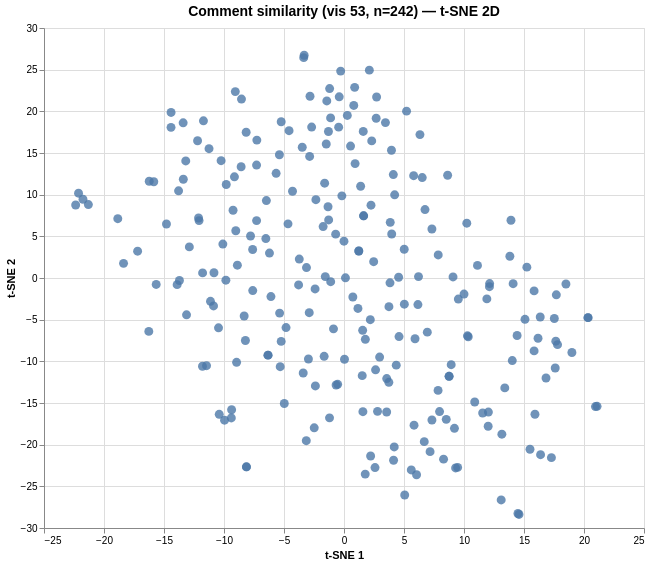

Vega-Lite specification stored for this chart:
### Vega specification from a JSON file in a GitHub repository (floating-point values rounded to 4 significant figures; data arrays with more than 128 entries replaced by an {"elided": "..."} marker saying what was removed)
{"$schema": "https://vega.github.io/schema/vega/v6.json", "data": [{"name": "param_1e9efca18e7a2868_store"}, {"name": "source_0", "values": {"elided": "242 records"}}, {"name": "source_0_x_domain_dim_1", "values": [{"min": -22.36, "max": 21.09}]}, {"name": "source_0_y_domain_dim_2", "values": [{"min": -28.37, "max": 26.73}]}], "signals": [{"name": "unit", "value": {}, "on": [{"events": "pointermove", "update": "isTuple(group()) ? group() : unit"}]}, {"name": "param_1e9efca18e7a2868", "update": "vlSelectionResolve(\"param_1e9efca18e7a2868_store\", \"union\")"}, {"name": "param_1e9efca18e7a2868_dim_1", "on": [{"events": [{"source": "view", "type": "dblclick"}], "update": "null"}, {"events": {"signal": "param_1e9efca18e7a2868_translate_delta"}, "update": "panLinear(param_1e9efca18e7a2868_translate_anchor.extent_x, -param_1e9efca18e7a2868_translate_delta.x / width)"}, {"events": {"signal": "param_1e9efca18e7a2868_zoom_delta"}, "update": "zoomLinear(domain(\"x\"), param_1e9efca18e7a2868_zoom_anchor.x, param_1e9efca18e7a2868_zoom_delta)"}]}, {"name": "param_1e9efca18e7a2868_dim_2", "on": [{"events": [{"source": "view", "type": "dblclick"}], "update": "null"}, {"events": {"signal": "param_1e9efca18e7a2868_translate_delta"}, "update": "panLinear(param_1e9efca18e7a2868_translate_anchor.extent_y, param_1e9efca18e7a2868_translate_delta.y / height)"}, {"events": {"signal": "param_1e9efca18e7a2868_zoom_delta"}, "update": "zoomLinear(domain(\"y\"), param_1e9efca18e7a2868_zoom_anchor.y, param_1e9efca18e7a2868_zoom_delta)"}]}, {"name": "param_1e9efca18e7a2868_tuple", "on": [{"events": [{"signal": "param_1e9efca18e7a2868_dim_1 || param_1e9efca18e7a2868_dim_2"}], "update": "param_1e9efca18e7a2868_dim_1 && param_1e9efca18e7a2868_dim_2 ? {unit: \"\", fields: param_1e9efca18e7a2868_tuple_fields, values: [param_1e9efca18e7a2868_dim_1,param_1e9efca18e7a2868_dim_2]} : null"}]}, {"name": "param_1e9efca18e7a2868_tuple_fields", "value": [{"field": "dim_1", "channel": "x", "type": "R"}, {"field": "dim_2", "channel": "y", "type": "R"}]}, {"name": "param_1e9efca18e7a2868_translate_anchor", "value": {}, "on": [{"events": [{"source": "scope", "type": "pointerdown"}], "update": "{x: x(unit), y: y(unit), extent_x: domain(\"x\"), extent_y: domain(\"y\")}"}]}, {"name": "param_1e9efca18e7a2868_translate_delta", "value": {}, "on": [{"events": [{"source": "window", "between": [{"source": "scope", "type": "pointerdown"}, {"source": "window", "type": "pointerup"}], "consume": true, "type": "pointermove"}], "update": "{x: param_1e9efca18e7a2868_translate_anchor.x - x(unit), y: param_1e9efca18e7a2868_translate_anchor.y - y(unit)}"}]}, {"name": "param_1e9efca18e7a2868_zoom_anchor", "on": [{"events": [{"source": "scope", "consume": true, "type": "wheel"}], "update": "{x: invert(\"x\", x(unit)), y: invert(\"y\", y(unit))}"}]}, {"name": "param_1e9efca18e7a2868_zoom_delta", "on": [{"events": [{"source": "scope", "type": "wheel", "consume": true}], "update": "pow(1.001, event.deltaY * pow(16, event.deltaMode))", "force": true}]}, {"name": "param_1e9efca18e7a2868_modify", "on": [{"events": {"signal": "param_1e9efca18e7a2868_tuple"}, "update": "modify(\"param_1e9efca18e7a2868_store\", param_1e9efca18e7a2868_tuple, true)"}]}], "marks": [{"type": "symbol", "name": "marks", "from": {"data": "source_0"}, "encode": {"update": {"opacity": {"value": 0.8}, "fill": {"value": "#4c78a8"}, "x": {"field": "dim_1", "scale": "x"}, "size": {"value": 80}, "shape": {"value": "circle"}, "y": {"field": "dim_2", "scale": "y"}, "tooltip": {"signal": "{\"Comment #\": format(datum[\"index\"], \"\"), \"Comment\": isValid(datum[\"comment\"]) ? datum[\"comment\"] : \"\"+datum[\"comment\"]}"}}}, "interactive": true, "style": ["circle"], "clip": true}], "scales": [{"name": "x", "type": "linear", "domain": [{"signal": "(data(\"source_0_x_domain_dim_1\")[0] || {}).min"}, {"signal": "(data(\"source_0_x_domain_dim_1\")[0] || {}).max"}], "range": [0, {"signal": "width"}], "nice": true, "zero": true, "domainRaw": {"signal": "param_1e9efca18e7a2868[\"dim_1\"]"}}, {"name": "y", "type": "linear", "domain": [{"signal": "(data(\"source_0_y_domain_dim_2\")[0] || {}).min"}, {"signal": "(data(\"source_0_y_domain_dim_2\")[0] || {}).max"}], "range": [{"signal": "height"}, 0], "domainRaw": {"signal": "param_1e9efca18e7a2868[\"dim_2\"]"}, "zero": true, "nice": true}], "axes": [{"scale": "x", "zindex": 0, "minExtent": 0, "domain": false, "aria": false, "orient": "bottom", "tickCount": {"signal": "ceil(width/40)"}, "grid": true, "maxExtent": 0, "ticks": false, "gridScale": "y", "labels": false}, {"scale": "y", "tickCount": {"signal": "ceil(height/40)"}, "grid": true, "labels": false, "orient": "left", "maxExtent": 0, "minExtent": 0, "aria": false, "ticks": false, "domain": false, "gridScale": "x", "zindex": 0}, {"scale": "x", "orient": "bottom", "title": "t-SNE 1", "labelFlush": true, "grid": false, "labelOverlap": true, "zindex": 0, "tickCount": {"signal": "ceil(width/40)"}}, {"scale": "y", "zindex": 0, "orient": "left", "grid": false, "title": "t-SNE 2", "labelOverlap": true, "tickCount": {"signal": "ceil(height/40)"}}], "title": {"text": "Comment similarity (vis 53, n=242) — t-SNE 2D", "frame": "group", "fontSize": 14}, "width": 600, "style": "cell", "padding": 5, "height": 500, "background": "white"}
